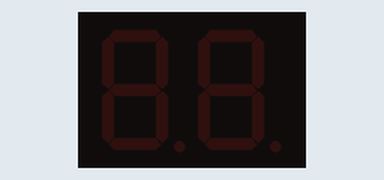
A sketch run on a simulated Arduino Uno, built with avr-gcc and run on an emulated ATmega328P. Parts: 2-digit seven-segment display. Wiring (inferred from the names in the program): 2-digit 7-segment display, segments lit when HIGH: segments pin 9, pin 10, pin 11, pin 12, pin 13, A0, A1, pin 2, pin 3, pin 4, pin 5, pin 6, pin 7, pin 8. The segment pins are drawn as the display they are named for.

Above: at 0.1 s.
At 1.25 s:
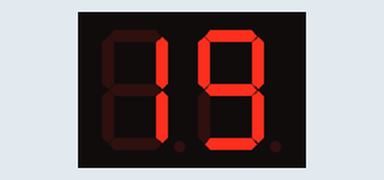
At 2.75 s:
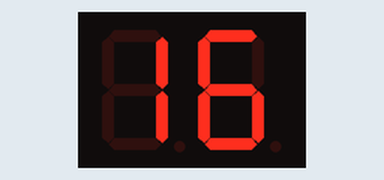
At 5.75 s:
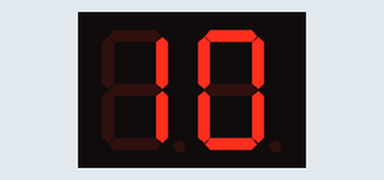
At 8.6 s:
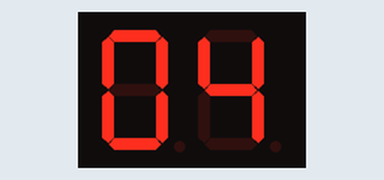
At 11.25 s:
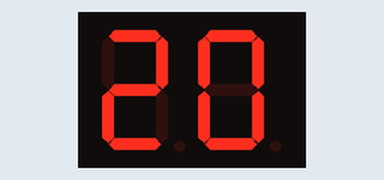

The sketch:

2_SEV_SEGMENT_CODE__20-0__10_IBRAHIM_NATHAN_TE2E.ino
```cpp
// Pin definisi untuk seven segment (digit pertama dan kedua)
const int segPins1[] = {2, 3, 4, 5, 6, 7, 8}; // Pin untuk seven segment 1 (satuan)
const int segPins2[] = {9, 10, 11, 12, 13, A0, A1}; // Pin untuk seven segment 2 (puluhan)

// Digit untuk menampilkan angka pada seven segment (abcdefg)
const byte numbers[] = {
  B00111111, // 0
  B00000110, // 1
  B01011011, // 2
  B01001111, // 3
  B01100110, // 4
  B01101101, // 5
  B01111101, // 6
  B00000111, // 7
  B01111111, // 8
  B01101111  // 9
};

// Variabel counter dan timer
int count = 21; // Mulai dari 20
unsigned long previousMillis = 0;
const long interval = 500; // Interval 1 detik

void setup() {
  // Setup pin mode untuk seven segment
  for (int i = 0; i < 7; i++) {
    pinMode(segPins1[i], OUTPUT);
    pinMode(segPins2[i], OUTPUT);
  }
}

void loop() {
  unsigned long currentMillis = millis(); // Mendapatkan waktu saat ini

  // Jika sudah melewati interval 1 detik
  if (currentMillis - previousMillis >= interval) {
    previousMillis = currentMillis;

    // Decrement count
    if (count > 0) {
      count--;
    } else {
      count = 20; // Kembali ke 20 setelah mencapai 0
    }

    // Update seven segment display
    displayNumber(count);
  }
}

// Fungsi untuk menampilkan angka pada kedua seven segment
void displayNumber(int number) {
  int tens = number / 10;   // Ambil digit puluhan
  int ones = number % 10;   // Ambil digit satuan

  // Tampilkan angka satuan pada seven segment 1
  byte num1 = numbers[ones];
  for (int i = 0; i < 7; i++) {
    digitalWrite(segPins1[i], bitRead(num1, i)); // Mengatur pin segmen sesuai angka satuan
  }

  // Tampilkan angka puluhan pada seven segment 2
  byte num2 = numbers[tens];
  for (int i = 0; i < 7; i++) {
    digitalWrite(segPins2[i], bitRead(num2, i)); // Mengatur pin segmen sesuai angka puluhan
  }
}
```

Measured:
- by itself, everything shown: repeats every 10.5 s, in 21 steps
- what the display in image 1 shows lasts 0.5 s, from 1.0 s to 1.5 s
